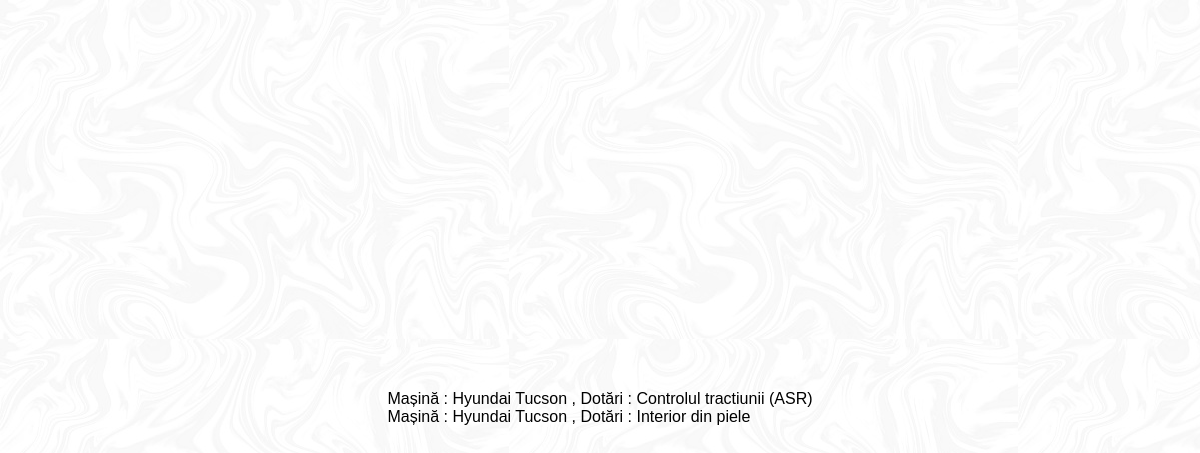
Page /dotari.php?masinaID=7 on the committed database.
### tables this page shows
CREATE TABLE `masini` (
  `masinaID` int(11) NOT NULL,
  `comandaID` int(11) DEFAULT NULL,
  `marca` varchar(20) NOT NULL,
  `model` varchar(30) NOT NULL,
  `versiune` varchar(10) DEFAULT NULL,
  `generatie` varchar(11) DEFAULT NULL,
  `an_fabricatie` year(4) NOT NULL,
  `combustibil` varchar(20) NOT NULL,
  `putere` int(11) NOT NULL,
  `cutie_viteza` varchar(20) NOT NULL,
  `kilometraj` int(11) NOT NULL,
  `pret_masina` int(11) NOT NULL,
  `stare_masina` enum('nou','second hand') NOT NULL
);

CREATE TABLE `dotari` (
  `nume_dotare` varchar(40) NOT NULL,
  `descriere_dotare` text DEFAULT NULL
);

### dotari.php (the view, shortened to what this page needs)
<!DOCTYPE html>
<html>
<head>
     <link rel="stylesheet" type="text/css" href="style.css">
<link rel="stylesheet" href="https://cdnjs.cloudflare.com/ajax/libs/font-awesome/4.7.0/css/font-awesome.min.css">
<?php
include "config.php";
$sql = "SELECT masini.marca, masini.model, masini.versiune, dotari.nume_dotare, dotari.descriere_dotare
from masini
INNER JOIN dotari_masini_stoc  ON masini.masinaID = dotari_masini_stoc.masinaID
INNER JOIN dotari  ON dotari_masini_stoc.nume_dotare = dotari.nume_dotare
WHERE masini.masinaID='" . $_GET["masinaID"] . "'";
$result = $con->query($sql);
while($row = mysqli_fetch_array($result)){
    echo " Mașină : ". $row['marca'], " ". $row['model'] ," ". $row['versiune'], ", Dotări : ". $row['nume_dotare'] ;
    echo "<br>";
}
?>
</body>
</html>

### style.css (style rules this page uses)
* { font-family: sans-serif; box-sizing: border-box; }

### rows in the picture
masini: marca "Hyundai", model "Tucson", dotari.nume_dotare "Controlul tractiunii (ASR)", dotari.nume_dotare "Interior din piele"
